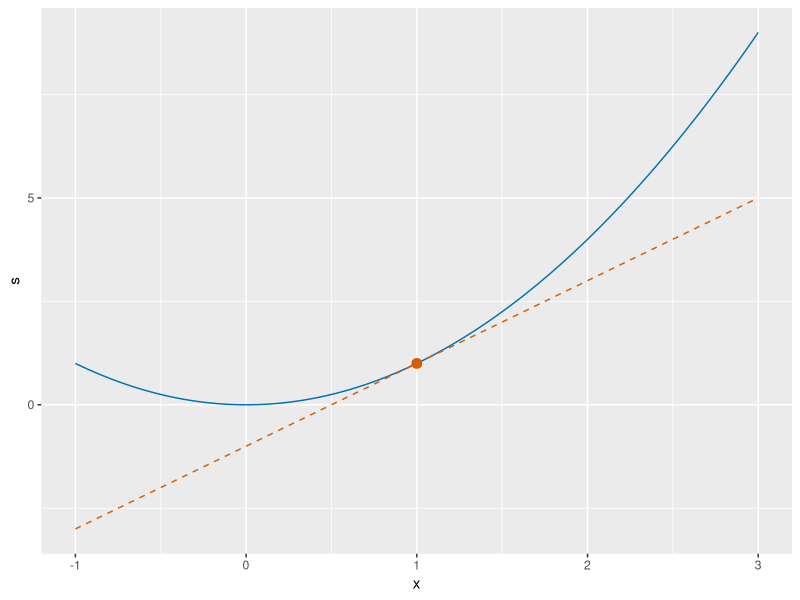

Source code (R):
## ---- chunk 1
#| label: tangent-line-r
#| fig-alt: >-
#|   Plot of the parabola f of x equals x squared for x from -1 to 3, in blue,
#|   and the straight line s equals 2 x minus 1 in dashed vermilion. The line
#|   touches the parabola at the point (1, 1), marked by a vermilion circle,
#|   and lies below the parabola everywhere else.
#| fig-height: 4
#| fig-width: 5
tl_x_ft <- seq(-1, 3, length.out = 201)
tl_curve_ft <- tibble::tibble(x = tl_x_ft, s = tl_x_ft^2)
tl_line_ft <- tibble::tibble(x = tl_x_ft, s = 2 * tl_x_ft - 1)
tl_point_ft <- tibble::tibble(x = 1, s = 1)
tl_aes_ft <- ggplot2::aes(x, s)
ggplot2::ggplot(tl_curve_ft, tl_aes_ft) +
  ggplot2::geom_line(colour = "#0072B2") +
  ggplot2::geom_line(
    data = tl_line_ft, colour = "#D55E00", linetype = "dashed"
  ) +
  ggplot2::geom_point(data = tl_point_ft, colour = "#D55E00", size = 3) +
  ggplot2::labs(x = "x", y = "s")
